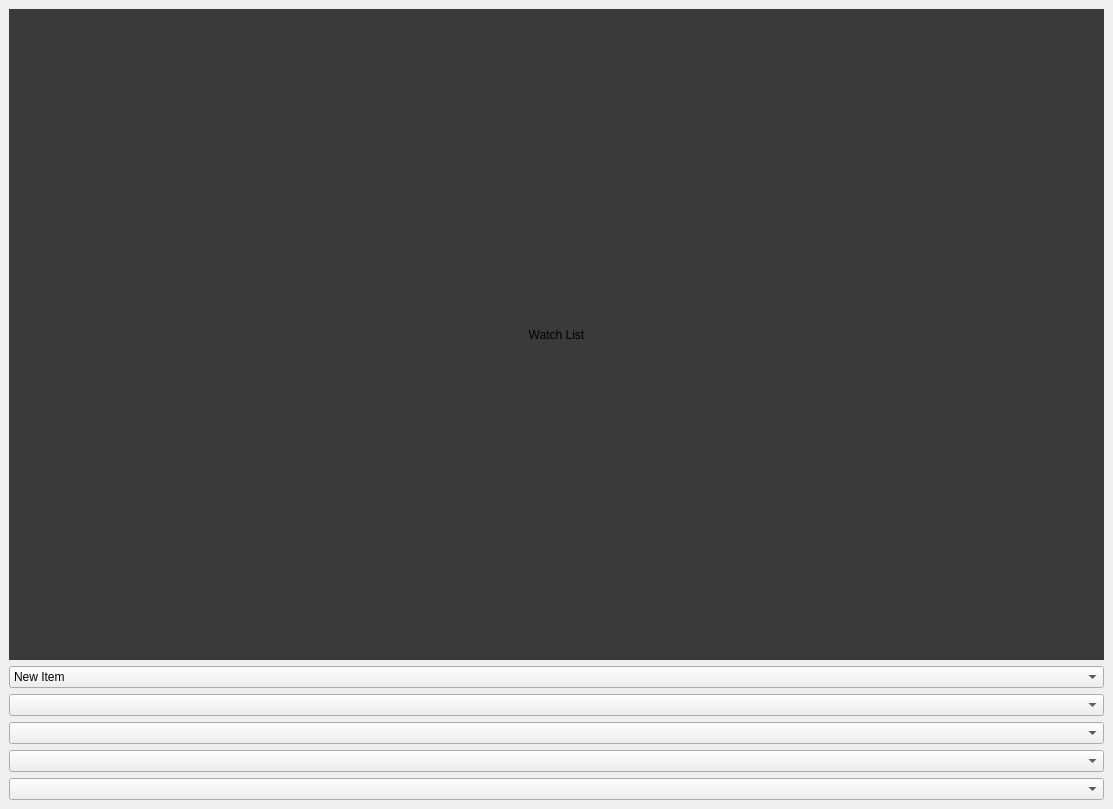
<?xml version="1.0" encoding="UTF-8"?>
<ui version="4.0">
 <class>StackedWidget</class>
 <widget class="QStackedWidget" name="StackedWidget">
  <property name="geometry">
   <rect>
    <x>0</x>
    <y>0</y>
    <width>1113</width>
    <height>809</height>
   </rect>
  </property>
  <property name="windowTitle">
   <string>StackedWidget</string>
  </property>
  <widget class="QWidget" name="watch_list">
   <layout class="QVBoxLayout" name="verticalLayout_6">
    <item>
     <widget class="QLabel" name="label_5">
      <property name="styleSheet">
       <string notr="true">background-color: rgb(58, 58, 58);</string>
      </property>
      <property name="text">
       <string>Watch List</string>
      </property>
      <property name="alignment">
       <set>Qt::AlignCenter</set>
      </property>
     </widget>
    </item>
    <item>
     <widget class="QComboBox" name="comboBox">
      <item>
       <property name="text">
        <string>New Item</string>
       </property>
      </item>
     </widget>
    </item>
    <item>
     <widget class="QComboBox" name="comboBox_2"/>
    </item>
    <item>
     <widget class="QComboBox" name="comboBox_3"/>
    </item>
    <item>
     <widget class="QComboBox" name="comboBox_4"/>
    </item>
    <item>
     <widget class="QComboBox" name="comboBox_5"/>
    </item>
   </layout>
  </widget>
  <widget class="QWidget" name="home_page">
   <layout class="QVBoxLayout" name="verticalLayout">
    <property name="spacing">
     <number>0</number>
    </property>
    <property name="leftMargin">
     <number>0</number>
    </property>
    <property name="topMargin">
     <number>0</number>
    </property>
    <property name="rightMargin">
     <number>0</number>
    </property>
    <property name="bottomMargin">
     <number>0</number>
    </property>
    <item>
     <widget class="QScrollArea" name="scrollArea">
      <property name="widgetResizable">
       <bool>true</bool>
      </property>
      <widget class="QWidget" name="scrollAreaContents">
       <property name="geometry">
        <rect>
         <x>0</x>
         <y>0</y>
         <width>1123</width>
         <height>1260</height>
        </rect>
       </property>
       <property name="styleSheet">
        <string notr="true">background-color: rgb(58, 58, 58);
color: rgb(255, 255, 255);
font: 700 12pt &quot;Calibri&quot;;</string>
       </property>
       <layout class="QVBoxLayout" name="verticalLayout_7">
        <property name="spacing">
         <number>0</number>
        </property>
        <property name="leftMargin">
         <number>0</number>
        </property>
        <property name="topMargin">
         <number>0</number>
        </property>
        <property name="rightMargin">
         <number>0</number>
        </property>
        <property name="bottomMargin">
         <number>0</number>
        </property>
        <item>
         <widget class="QFrame" name="cover">
          <property name="sizePolicy">
           <sizepolicy hsizetype="Expanding" vsizetype="Expanding">
            <horstretch>0</horstretch>
            <verstretch>0</verstretch>
           </sizepolicy>
          </property>
          <property name="minimumSize">
           <size>
            <width>0</width>
            <height>420</height>
           </size>
          </property>
          <property name="maximumSize">
           <size>
            <width>16777215</width>
            <height>420</height>
           </size>
          </property>
          <property name="styleSheet">
           <string notr="true">background-color: qlineargradient(spread:pad, x1:0, y1:0, x2:0, y2:1, stop:0 #111111, stop:0.495 #111111, stop:0.505 #3A3A3A, stop:1 #3A3A3A);
</string>
          </property>
          <property name="frameShape">
           <enum>QFrame::NoFrame</enum>
          </property>
          <property name="frameShadow">
           <enum>QFrame::Raised</enum>
          </property>
          <property name="lineWidth">
           <number>0</number>
          </property>
          <layout class="QHBoxLayout" name="horizontalLayout">
           <property name="spacing">
            <number>0</number>
           </property>
           <property name="leftMargin">
            <number>50</number>
           </property>
           <property name="topMargin">
            <number>0</number>
           </property>
           <property name="rightMargin">
            <number>50</number>
           </property>
           <property name="bottomMargin">
            <number>0</number>
           </property>
           <item>
            <widget class="QFrame" name="time_frame">
             <property name="sizePolicy">
              <sizepolicy hsizetype="Expanding" vsizetype="Expanding">
               <horstretch>0</horstretch>
               <verstretch>0</verstretch>
              </sizepolicy>
             </property>
             <property name="minimumSize">
              <size>
               <width>300</width>
               <height>125</height>
              </size>
             </property>
             <property name="maximumSize">
              <size>
               <width>300</width>
               <height>125</height>
              </size>
             </property>
             <property name="styleSheet">
              <string notr="true">background-color: rgb(17, 17, 17);
border: 1px solid;
border-radius: 7px;
border-color: rgb(0, 0, 0);
box-shadow: 5px 5px 10px rgba(0, 0, 0, 0.5);</string>
             </property>
             <property name="frameShape">
              <enum>QFrame::StyledPanel</enum>
             </property>
             <property name="frameShadow">
              <enum>QFrame::Raised</enum>
             </property>
             <property name="lineWidth">
              <number>1</number>
             </property>
            </widget>
           </item>
           <item>
            <spacer name="horizontalSpacer">
             <property name="orientation">
              <enum>Qt::Horizontal</enum>
             </property>
             <property name="sizeType">
              <enum>QSizePolicy::Expanding</enum>
             </property>
             <property name="sizeHint" stdset="0">
              <size>
               <width>40</width>
               <height>20</height>
              </size>
             </property>
            </spacer>
           </item>
           <item>
            <widget class="QFrame" name="profile_frame">
             <property name="sizePolicy">
              <sizepolicy hsizetype="Expanding" vsizetype="Expanding">
               <horstretch>0</horstretch>
               <verstretch>0</verstretch>
              </sizepolicy>
             </property>
             <property name="minimumSize">
              <size>
               <width>150</width>
               <height>160</height>
              </size>
             </property>
             <property name="maximumSize">
              <size>
               <width>200</width>
               <height>210</height>
              </size>
             </property>
             <property name="styleSheet">
              <string notr="true">background-color: rgb(17, 17, 17);
border: 1px solid;
border-radius: 7px;
border-color: rgb(0, 0, 0);
box-shadow: 5px 5px 10px rgba(0, 0, 0, 0.5);</string>
             </property>
             <property name="frameShape">
              <enum>QFrame::StyledPanel</enum>
             </property>
             <property name="frameShadow">
              <enum>QFrame::Raised</enum>
             </property>
             <property name="lineWidth">
              <number>1</number>
             </property>
            </widget>
           </item>
          </layout>
         </widget>
        </item>
        <item>
         <widget class="QFrame" name="content">
          <property name="frameShape">
           <enum>QFrame::NoFrame</enum>
          </property>
          <property name="frameShadow">
           <enum>QFrame::Raised</enum>
          </property>
          <property name="lineWidth">
           <number>0</number>
          </property>
          <layout class="QVBoxLayout" name="verticalLayout_8">
           <property name="spacing">
            <number>0</number>
           </property>
           <property name="leftMargin">
            <number>0</number>
           </property>
           <property name="topMargin">
            <number>0</number>
           </property>
           <property name="rightMargin">
            <number>0</number>
           </property>
           <property name="bottomMargin">
            <number>0</number>
           </property>
           <item>
            <widget class="QFrame" name="container_1">
             <property name="sizePolicy">
              <sizepolicy hsizetype="Expanding" vsizetype="MinimumExpanding">
               <horstretch>0</horstretch>
               <verstretch>0</verstretch>
              </sizepolicy>
             </property>
             <property name="frameShape">
              <enum>QFrame::StyledPanel</enum>
             </property>
             <property name="frameShadow">
              <enum>QFrame::Raised</enum>
             </property>
             <layout class="QHBoxLayout" name="horizontalLayout_2">
              <property name="spacing">
               <number>0</number>
              </property>
              <property name="leftMargin">
               <number>100</number>
              </property>
              <property name="topMargin">
               <number>0</number>
              </property>
              <property name="rightMargin">
               <number>100</number>
              </property>
              <property name="bottomMargin">
               <number>0</number>
              </property>
              <item>
               <widget class="QFrame" name="skills">
                <property name="frameShape">
                 <enum>QFrame::StyledPanel</enum>
                </property>
                <property name="frameShadow">
                 <enum>QFrame::Raised</enum>
                </property>
                <layout class="QVBoxLayout" name="verticalLayout_9">
                 <property name="spacing">
                  <number>0</number>
                 </property>
                 <property name="leftMargin">
                  <number>0</number>
                 </property>
                 <property name="topMargin">
                  <number>0</number>
                 </property>
                 <property name="rightMargin">
                  <number>0</number>
                 </property>
                 <property name="bottomMargin">
                  <number>0</number>
                 </property>
                 <item>
                  <widget class="QLabel" name="label_6">
                   <property name="maximumSize">
                    <size>
                     <width>16777215</width>
                     <height>20</height>
                    </size>
                   </property>
                   <property name="styleSheet">
                    <string notr="true">font: 700 16pt;</string>
                   </property>
                   <property name="text">
                    <string>Skills</string>
                   </property>
                  </widget>
                 </item>
                 <item>
                  <widget class="QFrame" name="frame">
                   <property name="minimumSize">
                    <size>
                     <width>300</width>
                     <height>0</height>
                    </size>
                   </property>
                   <property name="maximumSize">
                    <size>
                     <width>16777215</width>
                     <height>300</height>
                    </size>
                   </property>
                   <property name="styleSheet">
                    <string notr="true">background-color: rgb(17, 17, 17);</string>
                   </property>
                   <property name="frameShape">
                    <enum>QFrame::StyledPanel</enum>
                   </property>
                   <property name="frameShadow">
                    <enum>QFrame::Raised</enum>
                   </property>
                  </widget>
                 </item>
                </layout>
               </widget>
              </item>
              <item>
               <spacer name="horizontalSpacer_2">
                <property name="orientation">
                 <enum>Qt::Horizontal</enum>
                </property>
                <property name="sizeHint" stdset="0">
                 <size>
                  <width>40</width>
                  <height>20</height>
                 </size>
                </property>
               </spacer>
              </item>
              <item>
               <widget class="QFrame" name="central">
                <property name="sizePolicy">
                 <sizepolicy hsizetype="Expanding" vsizetype="Preferred">
                  <horstretch>0</horstretch>
                  <verstretch>0</verstretch>
                 </sizepolicy>
                </property>
                <property name="frameShape">
                 <enum>QFrame::StyledPanel</enum>
                </property>
                <property name="frameShadow">
                 <enum>QFrame::Raised</enum>
                </property>
                <layout class="QGridLayout" name="gridLayout">
                 <property name="leftMargin">
                  <number>0</number>
                 </property>
                 <property name="topMargin">
                  <number>0</number>
                 </property>
                 <property name="rightMargin">
                  <number>0</number>
                 </property>
                 <property name="bottomMargin">
                  <number>0</number>
                 </property>
                 <property name="spacing">
                  <number>7</number>
                 </property>
                 <item row="2" column="3">
                  <widget class="QFrame" name="frame_7">
                   <property name="sizePolicy">
                    <sizepolicy hsizetype="Expanding" vsizetype="Expanding">
                     <horstretch>0</horstretch>
                     <verstretch>0</verstretch>
                    </sizepolicy>
                   </property>
                   <property name="minimumSize">
                    <size>
                     <width>150</width>
                     <height>150</height>
                    </size>
                   </property>
                   <property name="maximumSize">
                    <size>
                     <width>150</width>
                     <height>150</height>
                    </size>
                   </property>
                   <property name="styleSheet">
                    <string notr="true">background-color: rgb(17, 17, 17);</string>
                   </property>
                   <property name="frameShape">
                    <enum>QFrame::StyledPanel</enum>
                   </property>
                   <property name="frameShadow">
                    <enum>QFrame::Raised</enum>
                   </property>
                  </widget>
                 </item>
                 <item row="1" column="1">
                  <widget class="QFrame" name="frame_3">
                   <property name="sizePolicy">
                    <sizepolicy hsizetype="Expanding" vsizetype="Expanding">
                     <horstretch>0</horstretch>
                     <verstretch>0</verstretch>
                    </sizepolicy>
                   </property>
                   <property name="minimumSize">
                    <size>
                     <width>150</width>
                     <height>150</height>
                    </size>
                   </property>
                   <property name="maximumSize">
                    <size>
                     <width>150</width>
                     <height>150</height>
                    </size>
                   </property>
                   <property name="styleSheet">
                    <string notr="true">background-color: rgb(17, 17, 17);</string>
                   </property>
                   <property name="frameShape">
                    <enum>QFrame::StyledPanel</enum>
                   </property>
                   <property name="frameShadow">
                    <enum>QFrame::Raised</enum>
                   </property>
                  </widget>
                 </item>
                 <item row="1" column="3">
                  <widget class="QFrame" name="frame_6">
                   <property name="sizePolicy">
                    <sizepolicy hsizetype="Expanding" vsizetype="Expanding">
                     <horstretch>0</horstretch>
                     <verstretch>0</verstretch>
                    </sizepolicy>
                   </property>
                   <property name="minimumSize">
                    <size>
                     <width>150</width>
                     <height>150</height>
                    </size>
                   </property>
                   <property name="maximumSize">
                    <size>
                     <width>150</width>
                     <height>150</height>
                    </size>
                   </property>
                   <property name="styleSheet">
                    <string notr="true">background-color: rgb(17, 17, 17);</string>
                   </property>
                   <property name="frameShape">
                    <enum>QFrame::StyledPanel</enum>
                   </property>
                   <property name="frameShadow">
                    <enum>QFrame::Raised</enum>
                   </property>
                  </widget>
                 </item>
                 <item row="2" column="2">
                  <widget class="QFrame" name="frame_5">
                   <property name="sizePolicy">
                    <sizepolicy hsizetype="Expanding" vsizetype="Expanding">
                     <horstretch>0</horstretch>
                     <verstretch>0</verstretch>
                    </sizepolicy>
                   </property>
                   <property name="minimumSize">
                    <size>
                     <width>150</width>
                     <height>150</height>
                    </size>
                   </property>
                   <property name="maximumSize">
                    <size>
                     <width>150</width>
                     <height>150</height>
                    </size>
                   </property>
                   <property name="styleSheet">
                    <string notr="true">background-color: rgb(17, 17, 17);</string>
                   </property>
                   <property name="frameShape">
                    <enum>QFrame::StyledPanel</enum>
                   </property>
                   <property name="frameShadow">
                    <enum>QFrame::Raised</enum>
                   </property>
                  </widget>
                 </item>
                 <item row="2" column="1">
                  <widget class="QFrame" name="frame_2">
                   <property name="sizePolicy">
                    <sizepolicy hsizetype="Expanding" vsizetype="Expanding">
                     <horstretch>0</horstretch>
                     <verstretch>0</verstretch>
                    </sizepolicy>
                   </property>
                   <property name="minimumSize">
                    <size>
                     <width>150</width>
                     <height>150</height>
                    </size>
                   </property>
                   <property name="maximumSize">
                    <size>
                     <width>150</width>
                     <height>150</height>
                    </size>
                   </property>
                   <property name="styleSheet">
                    <string notr="true">background-color: rgb(17, 17, 17);</string>
                   </property>
                   <property name="frameShape">
                    <enum>QFrame::StyledPanel</enum>
                   </property>
                   <property name="frameShadow">
                    <enum>QFrame::Raised</enum>
                   </property>
                  </widget>
                 </item>
                 <item row="1" column="2">
                  <widget class="QFrame" name="frame_4">
                   <property name="sizePolicy">
                    <sizepolicy hsizetype="Expanding" vsizetype="Expanding">
                     <horstretch>0</horstretch>
                     <verstretch>0</verstretch>
                    </sizepolicy>
                   </property>
                   <property name="minimumSize">
                    <size>
                     <width>150</width>
                     <height>150</height>
                    </size>
                   </property>
                   <property name="maximumSize">
                    <size>
                     <width>150</width>
                     <height>150</height>
                    </size>
                   </property>
                   <property name="styleSheet">
                    <string notr="true">background-color: rgb(17, 17, 17);</string>
                   </property>
                   <property name="frameShape">
                    <enum>QFrame::StyledPanel</enum>
                   </property>
                   <property name="frameShadow">
                    <enum>QFrame::Raised</enum>
                   </property>
                  </widget>
                 </item>
                 <item row="0" column="1">
                  <widget class="QLabel" name="label_7">
                   <property name="sizePolicy">
                    <sizepolicy hsizetype="Preferred" vsizetype="Preferred">
                     <horstretch>0</horstretch>
                     <verstretch>0</verstretch>
                    </sizepolicy>
                   </property>
                   <property name="maximumSize">
                    <size>
                     <width>16777215</width>
                     <height>20</height>
                    </size>
                   </property>
                   <property name="styleSheet">
                    <string notr="true">font: 700 16pt;</string>
                   </property>
                   <property name="text">
                    <string>Central</string>
                   </property>
                  </widget>
                 </item>
                </layout>
               </widget>
              </item>
             </layout>
            </widget>
           </item>
           <item>
            <widget class="QFrame" name="container_2">
             <property name="frameShape">
              <enum>QFrame::StyledPanel</enum>
             </property>
             <property name="frameShadow">
              <enum>QFrame::Raised</enum>
             </property>
             <layout class="QHBoxLayout" name="horizontalLayout_3">
              <property name="spacing">
               <number>0</number>
              </property>
              <property name="leftMargin">
               <number>0</number>
              </property>
              <property name="topMargin">
               <number>0</number>
              </property>
              <property name="rightMargin">
               <number>0</number>
              </property>
              <property name="bottomMargin">
               <number>0</number>
              </property>
              <item>
               <widget class="QFrame" name="frame_8">
                <property name="minimumSize">
                 <size>
                  <width>0</width>
                  <height>500</height>
                 </size>
                </property>
                <property name="frameShape">
                 <enum>QFrame::StyledPanel</enum>
                </property>
                <property name="frameShadow">
                 <enum>QFrame::Raised</enum>
                </property>
                <layout class="QVBoxLayout" name="verticalLayout_10"/>
               </widget>
              </item>
             </layout>
            </widget>
           </item>
          </layout>
         </widget>
        </item>
       </layout>
      </widget>
     </widget>
    </item>
   </layout>
  </widget>
  <widget class="QWidget" name="finance">
   <layout class="QVBoxLayout" name="verticalLayout_2">
    <item>
     <widget class="QLabel" name="label">
      <property name="text">
       <string>Finance</string>
      </property>
      <property name="alignment">
       <set>Qt::AlignCenter</set>
      </property>
     </widget>
    </item>
   </layout>
  </widget>
  <widget class="QWidget" name="training">
   <layout class="QVBoxLayout" name="verticalLayout_4">
    <item>
     <widget class="QLabel" name="label_3">
      <property name="text">
       <string>Training</string>
      </property>
      <property name="alignment">
       <set>Qt::AlignCenter</set>
      </property>
     </widget>
    </item>
   </layout>
  </widget>
  <widget class="QWidget" name="metas">
   <layout class="QVBoxLayout" name="verticalLayout_3">
    <item>
     <widget class="QLabel" name="label_2">
      <property name="text">
       <string>Metas</string>
      </property>
      <property name="alignment">
       <set>Qt::AlignCenter</set>
      </property>
     </widget>
    </item>
   </layout>
  </widget>
  <widget class="QWidget" name="travels">
   <layout class="QVBoxLayout" name="verticalLayout_5">
    <item>
     <widget class="QLabel" name="label_4">
      <property name="text">
       <string>Travel</string>
      </property>
      <property name="alignment">
       <set>Qt::AlignCenter</set>
      </property>
     </widget>
    </item>
   </layout>
  </widget>
 </widget>
 <resources/>
 <connections/>
</ui>
